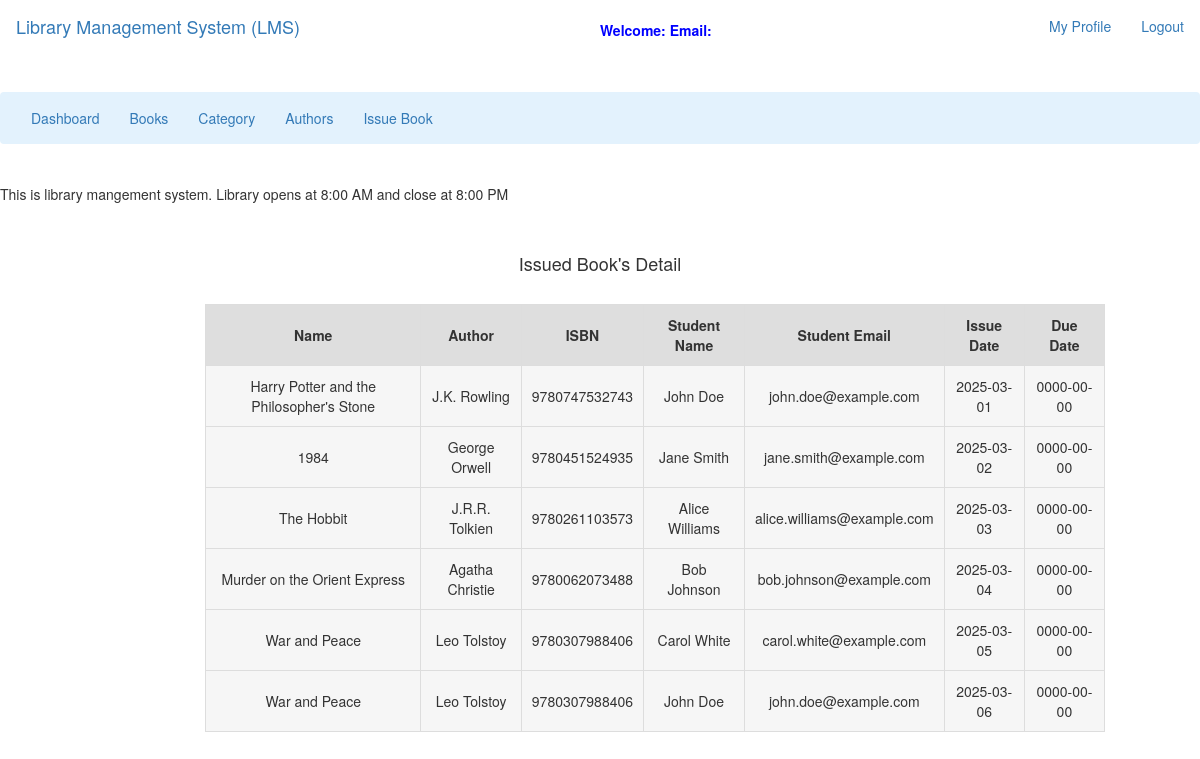
/admin/book/view_issued_book.php, run on the app's committed database.
### tables this page shows
CREATE TABLE books (
    bookID INT PRIMARY KEY AUTO_INCREMENT NOT NULL,
    ISBN VARCHAR(17) NOT NULL,
    authorID INT,
    publisherID INT,
    title VARCHAR(100) NOT NULL,
    edition INT NOT NULL,
    categoryID INT,
    price DECIMAL(10, 2),
     
    FOREIGN KEY (authorID) REFERENCES authors(authorID),
    FOREIGN KEY (publisherID) REFERENCES publishers(publisherID),
    FOREIGN KEY (categoryID) REFERENCES categories(categoryID)
);

CREATE TABLE authors (
    authorID INT PRIMARY KEY AUTO_INCREMENT NOT NULL,
    authorName VARCHAR(50) NOT NULL
);

CREATE TABLE readers (
    readerID INT PRIMARY KEY AUTO_INCREMENT NOT NULL,
    email VARCHAR(100) NOT NULL,
    fname VARCHAR(50) NOT NULL,
    lname VARCHAR(50) NOT NULL,
    address LONGTEXT,
    phone_no VARCHAR(10) NOT NULL,
    loginID INT,
     
    FOREIGN KEY (loginID) REFERENCES auth(loginID)
);

CREATE TABLE issued_books (
    issue_id INT PRIMARY KEY NOT NULL AUTO_INCREMENT,
    bookID INT,
    readerID INT,
    issuedate DATE NOT NULL,
    duedate DATE NOT NULL,
    delaydays INT,
    fines INT,
     
    FOREIGN KEY (bookID) REFERENCES books(bookID),
    FOREIGN KEY (readerID) REFERENCES readers(readerID)
);

### admin/book/view_issued_book.php (the view, shortened to what this page needs)
<?php
    $connection = mysqli_connect("localhost","root","28092008");
    $query = "select b.title, b.isbn, a.authorName, i.issuedate, i.duedate, r.fname, r.lname, r.email from books b join issued_books i on b.bookID = i.bookID join readers r on r.readerID = i.readerID join authors a on a.authorID = b.authorID;";
?>
<!DOCTYPE html>
<html>
<head>
    <link rel="stylesheet" href="https://maxcdn.bootstrapcdn.com/bootstrap/3.4.1/css/bootstrap.min.css">
</head>
<body>
    <nav class="navbar navbar-expand-lg navbar-dark bg-dark">
        <div class="container-fluid">
            <div class="navbar-header">
                <a class="navbar-brand" href="../index.php">Library Management System (LMS)</a>
            </div>
            <div style="position: fixed; top: 20px; left: 50%;">
            <font style="color:blue; margin-top: 10px;"><span><strong>Welcome: <?php echo $_SESSION['name']; ?></strong></span>
                </font>
                <font style="color:blue; margin-top: 10px;"><span><strong>Email: <?php echo $_SESSION['email']; ?></strong></font>
            </div>
            <ul class="nav navbar-nav navbar-right">
              <li class="nav-item dropdown">
                <a class="nav-link dropdown-toggle" data-toggle="dropdown">My Profile </a>
              </li>
              <li class="nav-item">
                <a class="nav-link" href="../logout.php">Logout</a>
              </li>
            </ul>
        </div>
    </nav><br>
    <nav class="navbar navbar-expand-lg navbar-light" style="background-color: #e3f2fd">
        <div class="container-fluid">
            <ul class="nav navbar-nav navbar-center">
              <li class="nav-item">
                <a class="nav-link" href="admin_dashboard.php">Dashboard</a>
              </li>
              <li class="nav-item dropdown">
                <a class="nav-link dropdown-toggle" data-toggle="dropdown">Books </a>
              </li>
              <li class="nav-item dropdown">
                <a class="nav-link dropdown-toggle" data-toggle="dropdown">Category </a>
              </li>
              <li class="nav-item dropdown">
                <a class="nav-link dropdown-toggle" data-toggle="dropdown">Authors</a>
              </li>
              <li class="nav-item">
                <a class="nav-link" href="issue_book.php">Issue Book</a>
              </li>
            </ul>
        </div>
    </nav><br>
    <span><marquee>This is library mangement system. Library opens at 8:00 AM and close at 8:00 PM</marquee></span><br><br>
        <center><h4>Issued Book's Detail</h4><br></center>
        <div class="row">
            <div class="col-md-2"></div>
            <div class="col-md-8">
                <form>
                    <table class="table-bordered" width="900px" style="text-align: center">
                        <tr>
                            <th>Name</th>
                            <th>Author</th>
                            <th>ISBN</th>
                            <th>Student Name</th>
                            <th>Student Email</th>
                            <th>Issue Date</th>
                            <th>Due Date</th>
                        </tr>
                    <?php
                        $query_run = mysqli_query($connection,$query);
                        while ($row = mysqli_fetch_assoc($query_run)){
                            $book_name = $row['title'];
                            $author = $row['authorName'];
                            $book_no = $row['isbn'];
                            $student_name = $row['fname']." ".$row['lname'];
                            $student_email = $row['email'];
                            $issuedate = $row['issuedate'];
                            $duedate = $row['duedate'];
                            ?>
                            <tr>
                            <td><?php echo $book_name;?></td>
                            <td><?php echo $author;?></td>
                            <td><?php echo $book_no;?></td>
                            <td><?php echo $student_name;?></td>
                            <td><?php echo $student_email;?></td>
                            <td><?php echo $issuedate;?></td>
                            <td><?php echo $duedate;?></td>
                        </tr>
                    <?php
                        }
                    ?>
                </table>
                </form>
            </div>
            <div class="col-md-2"></div>
        </div>
</body>
</html>

### admin/book/view_issued_book.php (style rules this page uses)
table { background: rgba(245, 245, 245, 0.9); padding: 50px; text-align: center; margin: auto; }
td { padding: 10px; text-align: center; margin: auto; }
th { padding: 10px; text-align: center; margin: auto; background: rgba(222, 222, 222, 0.95); }

### data on the page
books: title "Harry Potter and the Philosopher's Stone", authorID.authorName "J.K. Rowling", ISBN "9780747532743", readers.fname+lname "John Doe", readers.email "john.doe@example.com", issued_books.issuedate "2025-03-01", issued_books.duedate "0000-00-00"
books: title "1984", authorID.authorName "George Orwell", ISBN "9780451524935", readers.fname+lname "Jane Smith", readers.email "jane.smith@example.com", issued_books.issuedate "2025-03-02", issued_books.duedate "0000-00-00"
books: title "The Hobbit", authorID.authorName "J.R.R. Tolkien", ISBN "9780261103573", readers.fname+lname "Alice Williams", readers.email "alice.williams@example.com", issued_books.issuedate "2025-03-03", issued_books.duedate "0000-00-00"
books: title "Murder on the Orient Express", authorID.authorName "Agatha Christie", ISBN "9780062073488", readers.fname+lname "Bob Johnson", readers.email "bob.johnson@example.com", issued_books.issuedate "2025-03-04", issued_books.duedate "0000-00-00"
books: title "War and Peace", authorID.authorName "Leo Tolstoy", ISBN "9780307988406", readers.fname+lname "Carol White", readers.email "carol.white@example.com", issued_books.issuedate "2025-03-05", issued_books.duedate "0000-00-00", readers.fname+lname "John Doe", readers.email "john.doe@example.com", issued_books.issuedate "2025-03-06"
